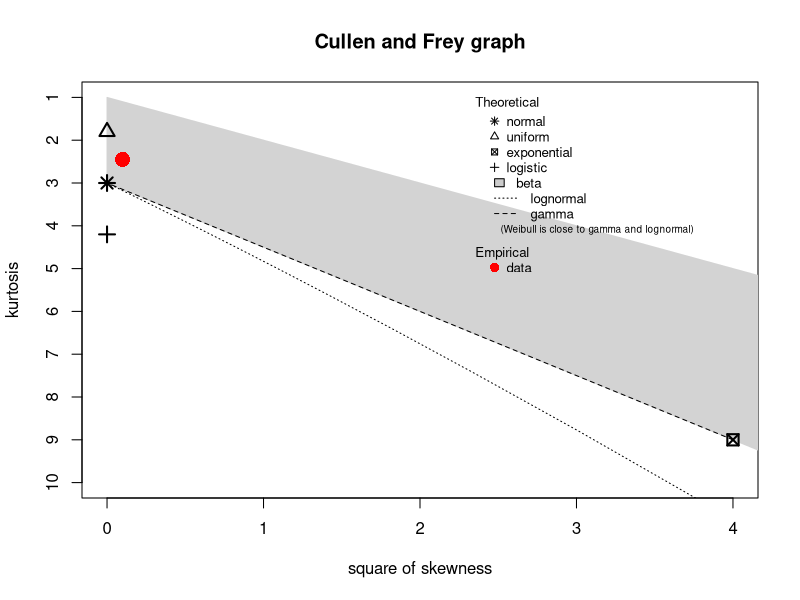
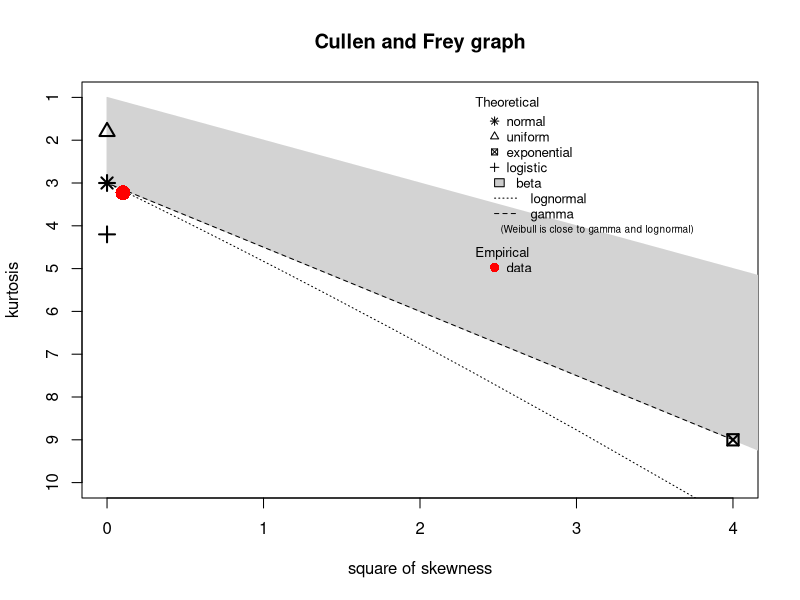
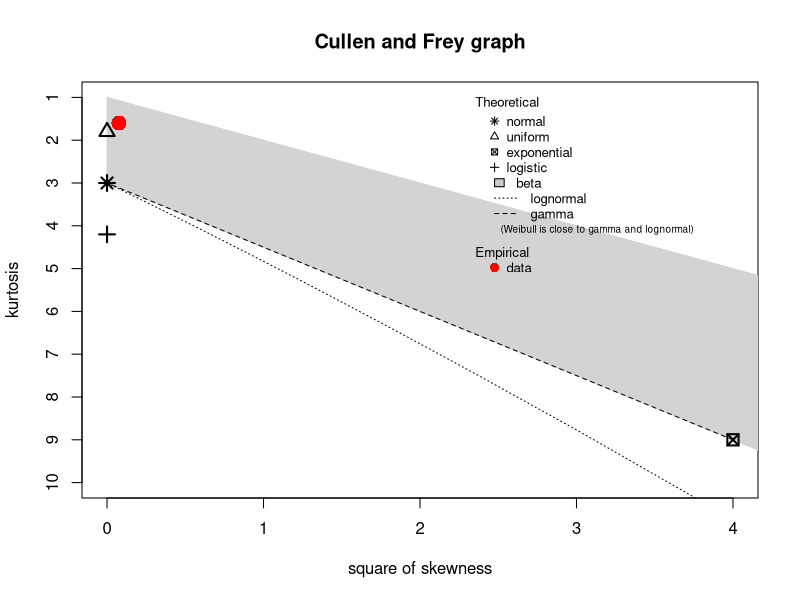
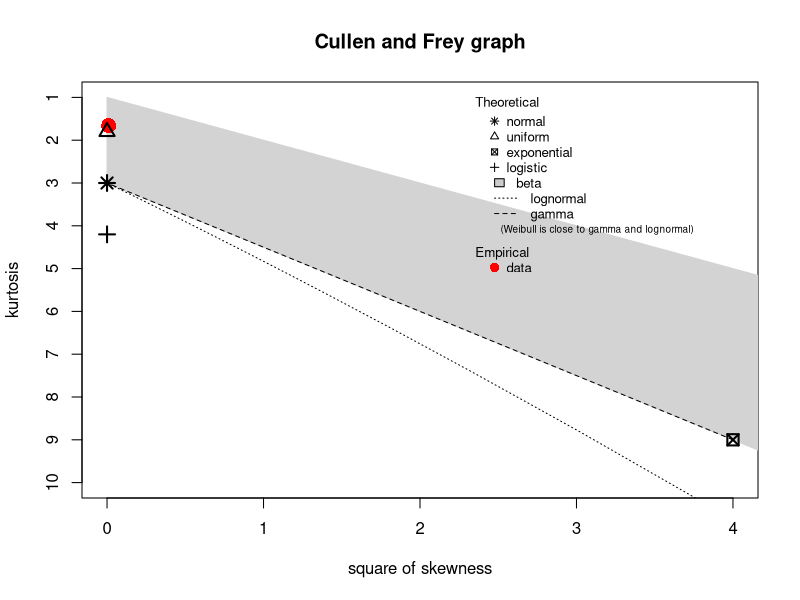
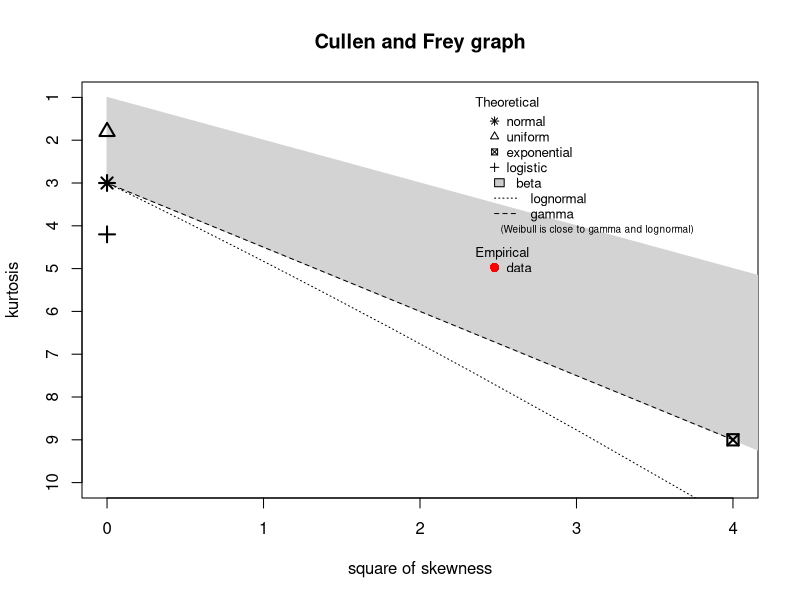
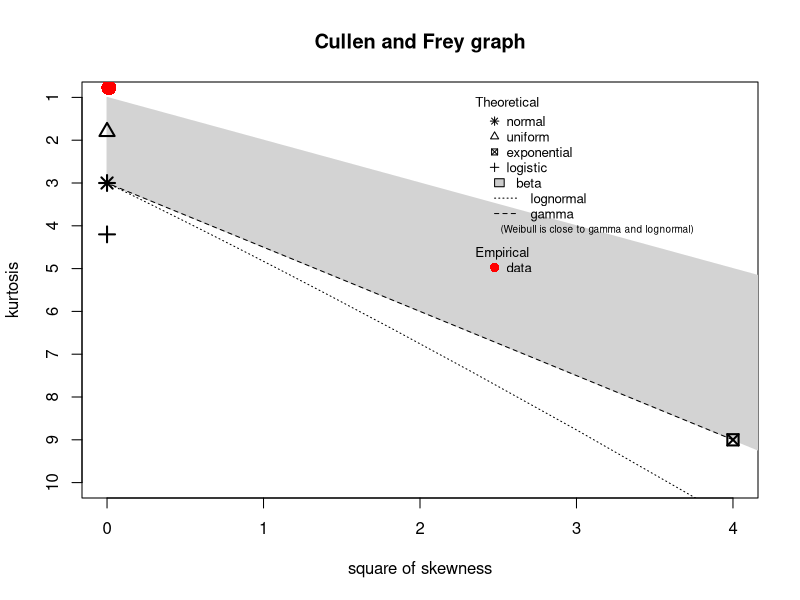
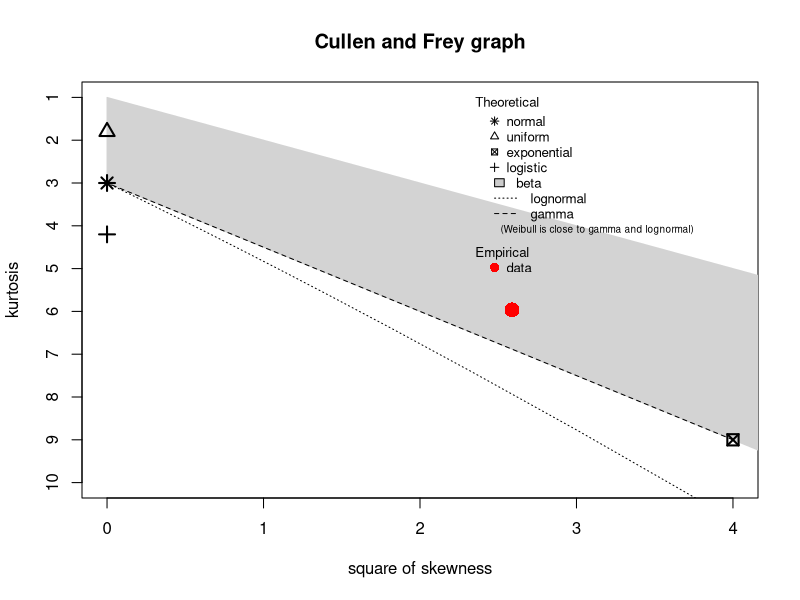
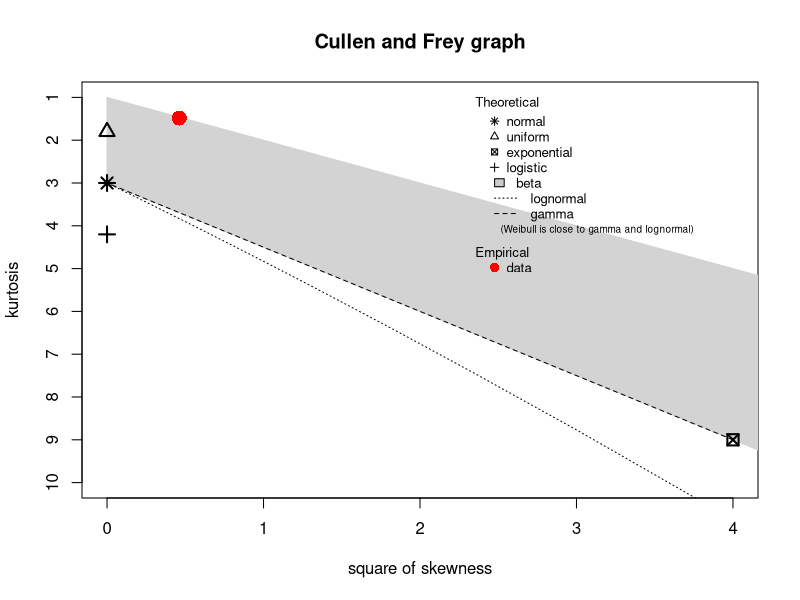

Source code (R) for these figures, in order: (Note: this script raises an error after producing the figures.)
#Can we generate revenue growth by breeding new species of iris?

require(mvtnorm)

#use the iris data
iris.data <- iris[,1:4]
iris.cmatrix <- cor(iris.data)

#start the simulation as a set of random, guaussian variable 
#correlated according to the matrix
simulation_runs = 10000
number_of_features = 4
feature_means <- rep(0,number_of_features)
iris.sim <- rmvnorm(mean=feature_means,sig=iris.cmatrix,n=number_of_features)

#rename the simulation variables to match the observations
colnames(iris.sim) <- colnames(iris.data)

#convert the simulation variables to a uniform distribution
iris.sim <- pnorm(iris.sim)
iris.sim <- as.data.frame(iris.sim)

#determine the distribution of each observed variable
#install.packages("fitdistrplus")
library(fitdistrplus)
descdist(iris$Sepal.Length, discrete = FALSE) #beta
descdist(iris$Sepal.Width, discrete = FALSE) #lognormal
descdist(iris$Petal.Length, discrete = FALSE) #beta
descdist(iris$Petal.Width, discrete = FALSE) #uniform

#convert the simulated variables to distributions
#that match observation

#fit sepal length to a beta distribution
library(scales)
parm <- fitdist(rescale(iris.data$Sepal.Length,c(0.01,.99)),"beta")
iris.sim$Sepal.Length <- qbeta(iris.sim$Sepal.Length,
                               shape1 = parm$estimate[1],
                               shape2 = parm$estimate[2])
descdist(iris.sim$Sepal.Length, discrete = FALSE)

#fit sepal width to a lognormal distribution
parm <- fitdist(iris.data$Sepal.Width,"lnorm")
iris.sim$Sepal.Width <- qlnorm(iris.sim$Sepal.Width,meanlog = parm$estimate[1], sdlog = parm$estimate[2])
descdist(iris.sim$Sepal.Width, discrete = FALSE)

#fit petal length to a beta distribution
parm <- fitdist(rescale(iris.data$Petal.Length,c(0.01,.99)),"beta")
iris.sim$Petal.Length <- qbeta(iris.sim$Petal.Length,
                               shape1 = parm$estimate[1],
                               shape2 = parm$estimate[2])
descdist(iris.sim$Petal.Length, discrete = FALSE)

#leave petal width as a uniform disribution
descdist(iris.sim$Petal.Width, discrete = FALSE)

#place simulated variables into the proper scale
iris.sim$Sepal.Length <- rescale(iris.sim$Sepal.Length, 
                                 c(min(iris.data$Sepal.Length), 
                                   max(iris.data$Sepal.Length)))

summary(iris.sim$Sepal.Length)
summary(iris.data$Sepal.Length)

iris.sim$Sepal.Width <- rescale(iris.sim$Sepal.Width, 
                                 c(min(iris$Sepal.Width), 
                                   max(iris$Sepal.Width)))
summary(iris.sim$Sepal.Width)
summary(iris$Sepal.Width)

iris.sim$Petal.Length <- rescale(iris.sim$Petal.Length, 
                                c(min(iris$Petal.Length), 
                                  max(iris$Petal.Length)))
summary(iris.sim$Petal.Length)
summary(iris$Petal.Length)

iris.sim$Petal.Width <- rescale(iris.sim$Petal.Width, 
                                 c(min(iris$Petal.Width), 
                                   max(iris$Petal.Width)))
summary(iris.sim$Petal.Width)
summary(iris$Petal.Width)

#compare the correlations of the simulated data to the observations
iris.sim.cmatrix <- cor(iris.sim)

#create a data set needed to show the real and simulated data on 
#the same plot
plotdata.sim <- iris.sim
plotdata.sim$Source <- "Simulation"

plotdata.obs <- iris.data
plotdata.obs$Source <- "Observation"

plotdata <- rbind(plotdata.sim,plotdata.obs)

#show the real and simulated data on the same plot
library(ggplot2)
s1.petal <- qplot(Petal.Width, Petal.Length, data = plotdata,
                  colour = factor(Source),
                  geom = c("point", "smooth"),
                  alpha = I(1/15))
s1.sepal <- qplot(Petal.Length, Sepal.Length, data = plotdata,
                  colour = factor(Source),
                  geom = c("point", "smooth"),
                  alpha = I(1/15))
library(gridExtra)
grid.arrange(s1.petal, s1.sepal, ncol=2, nrow=1)

#create plots to compare the disributions of the observed and simulated data
p1.sim <- qplot(iris.sim$Sepal.Length, geom="histogram", 
                binwidth=.25, col="red", main = "Simulated Sepal Length", 
                xlab = "Sepal Length")
p1.obs <- qplot(iris.data$Sepal.Length, geom="histogram", 
                binwidth=.25, col="red", main = "Observed Sepal Length", 
                xlab = "Sepal Length")

p2.sim <- qplot(iris.sim$Sepal.Width, geom="histogram", 
                binwidth=.25, col="red", main = "Simulated Sepal Width", 
                xlab = "Sepal Width")
p2.obs <- qplot(iris.data$Sepal.Width, geom="histogram", 
                binwidth=.25, col="red", main = "Observed Sepal Width", 
                xlab = "Sepal Width")

p3.sim <- qplot(iris.sim$Petal.Length, geom="histogram", 
                binwidth=.25, col="red", main = "Simulated Petal Length", 
                xlab = "Petal Length")
p3.obs <- qplot(iris.data$Petal.Length, geom="histogram", 
                binwidth=.25, col="red", main = "Observed Petal Length", 
                xlab = "Petal Length")

p4.sim <- qplot(iris.sim$Petal.Width, geom="histogram", 
                binwidth=.25, col="red", main = "Simulated Petal Width", 
                xlab = "Petal Length")
p4.obs <- qplot(iris.data$Petal.Width, geom="histogram", 
                binwidth=.25, col="red", main = "Observed Sepal Width", 
                xlab = "Sepal Length")

#show the plot comparing the distributions
library(gridExtra)
grid.arrange(p1.obs, p2.obs, p3.obs, p4.obs,
             p1.sim, p2.sim, p3.sim, p4.sim,
             ncol=4, nrow=2)

#create and plot clusters that represent the simulated iris species
kmeans.result <- kmeans(iris.sim, 5)
goodness <- kmeans.result$betweenss/kmeans.result$totss
goodness
plot(iris.sim[c("Petal.Length", "Petal.Width")], col = kmeans.result$cluster)

#create and plot clusters that represent the observied iris species
kmeans.result <- kmeans(iris.data, 3)
goodness <- kmeans.result$betweenss/kmeans.result$totss
goodness
plot(iris.data[c("Petal.Length", "Petal.Width")], col = kmeans.result$cluster)
points(kmeans.result$centers[,c("Petal.Length", "Petal.Width")], 
       col = 1:3, pch = 8, cex=2)
